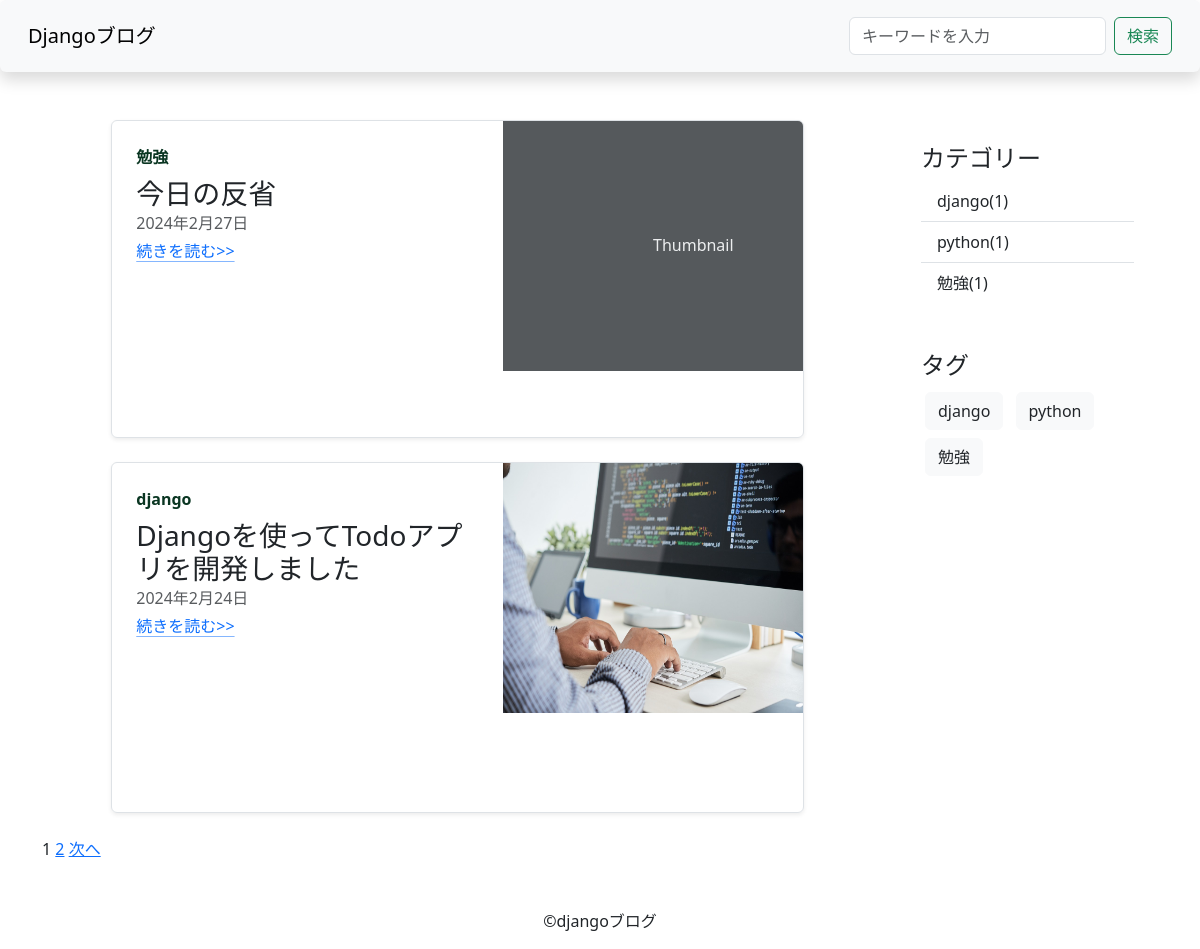
The page / on the database its author committed.
### blog/models.py (models this page shows, shortened)
class Post(models.Model):
    title=models.CharField(verbose_name='タイトル',max_length=200)
    content=MarkdownxField('本文',blank=True)
    created_at=models.DateTimeField('作成日時',auto_now_add=True)
    updated_at=models.DateTimeField('更新日時',auto_now=True)
    is_published=models.BooleanField('公開設定',default=False)
    image=models.ImageField(verbose_name='画像',upload_to='upload' , null=True , blank = True)
    class Meta:
         verbose_name="記事"
         verbose_name_plural="記事"
    category=models.ForeignKey(Category,verbose_name="カテゴリー",on_delete=models.PROTECT,null=True,blank=True)
    tags=models.ManyToManyField(Tag,verbose_name="タグ",blank=True)
    def convert_markdown_to_html(self):
         return markdownify(self.content)

class Category(models.Model):
    name=models.CharField(verbose_name="カテゴリ",max_length=255)
    slug=models.SlugField(verbose_name="URL",unique=True)
    def __str__(self) -> str:
        return self.name
    class Meta:
         verbose_name="カテゴリー"
         verbose_name_plural="カテゴリー"

class Tag(models.Model):
    name=models.CharField(verbose_name="タグ",max_length=255)
    slug=models.SlugField(verbose_name="URL",unique=True)
    class Meta:
         verbose_name="タグ"
         verbose_name_plural="タグ"

### blog/views.py (the view)
# urls.py: path('' ,PostListView.as_view(),name="post-list"),
class PostListView(ListView):
    model=Post
    template_name="blog/post_list.html"
    paginate_by=3
    def get_queryset(self):
        posts=super().get_queryset()
        return posts.order_by("-updated_at")

### blog/context_processors.py (called while the page is built)
def common(request):
    context={
        "categories":Category.objects.annotate(count=Count("post",Q(post__is_published=True))),
        "tags":Tag.objects.all()
    }
    return context

### blog/templatetags/blog.py (called while the page is built)
@register.simple_tag
def replace(request,key,value):
    url_dict = request.GET
    print(url_dict)
    url_dict = request.GET.copy()
    url_dict [key] =value
    return url_dict.urlencode()

### blog/templates/blog/post_list.html (shortened to what this page needs)
{% extends "base.html" %}
{% block content %}
    <div class="row">
        <div class="col-9">
            <div class="col-md-10 mx-auto">
                    {% for post in post_list %}
                        {% if post.is_published or user.is_authenticated %}
                        <div class="row g-0 border rounded overflow-hidden flex-md-row mb-4 shadow-sm h-md-250 position-relative">
                            <div class="col p-4 d-flex flex-column position-static">
                              <strong class="d-inline-block mb-2 text-success-emphasis">
                                     {{post.category}}
                              </strong>
                              <h3 class="mb-0">{{post.title}}</h3>
                              <div class="mb-1 text-body-secondary">{{post.updated_at | date}}</div>
                              <a class="icon-link gap-1 icon-link-hover stretched-link" href="{% url 'post-detail' post.pk %}" class="">続きを読む>></a>
                                <svg class="bi"><use xlink:href="#chevron-right"/></svg>
                            </div>
                            <div class="col-auto d-none d-lg-block">
                                {% if post.image %}
                                     <img src="{{post.image.url}}" alt="{{post.title}}" width="300" height="250">
                                {% else %}
                                    <svg class="bd-placeholder-img" width="300" height="250" xmlns="http://www.w3.org/2000/svg" role="img" aria-label="Placeholder: Thumbnail" preserveAspectRatio="xMidYMid slice" focusable="false"><title>Placeholder</title><rect width="100%" height="100%" fill="#55595c"/><text x="50%" y="50%" fill="#eceeef" dy=".3em">Thumbnail</text></svg>
                                {% endif %}
                            </div>
                          </div>
                        {% endif %}
                    {% endfor %}
            </div>
            {% include "blog/snippets/pagination.html" %}
        </div>
        <div class="col-3">
                {% include "blog/snippets/sidebar.html" %}
        </div>
   </div>
{% endblock content %}

### templates/base.html (shortened to what this page needs)
{%  load static %}
<!doctype html>
<html lang="ja">
  <head>
    <link href="https://cdn.jsdelivr.net/npm/bootstrap@5.3.0/dist/css/bootstrap.min.css" rel="stylesheet">
    <link rel="stylesheet" href="https://cdnjs.cloudflare.com/ajax/libs/font-awesome/6.5.1/css/all.min.css" />
    <link href="{% static 'blog/css/style.css' %}" rel="stylesheet">
  </head>
  <body>
        {% include 'blog/snippets/navbar.html' %}
    <div class="container">
        {% block content %}
        {% endblock content %}
    </div>
    {% include 'blog/snippets/footer.html' %}
  </body>
</html>

### blog/templates/blog/snippets/navbar.html (shortened to what this page needs)
<nav class="navbar navbar-expand-lg bg-body-tertiary shadow p-3 mb-5 bg-body-tertiary rounded">
    <div class="container-fluid">
      <a class="navbar-brand" href="{% url 'post-list' %}">Djangoブログ</a>
        <form action="{% url 'search-post-list' %}" method="GET" class="d-flex" >
          <input class="form-control me-2" type="text" name="query" value="{{query}}" placeholder="キーワードを入力" aria-label="検索">
          <input type="submit" class="btn btn-outline-success" value="検索">
        </form>
    </div>
  </nav>

### blog/templates/blog/snippets/pagination.html (shortened to what this page needs)
{% load blog %}
{% for num in page_obj.paginator.page_range %}
    {% if page_obj.number == num %}
        <span>{{num}}</span>
    {% else %}
        <a href="?{% replace request 'page' num %}" class="">{{num}}</a>
    {% endif %}
{% endfor %}
{% if page_obj.has_next %}
    <a href="?{% replace request 'page' page_obj.next_page_number %}" class="">次へ</a>
{% endif %}

### blog/templates/blog/snippets/sidebar.html
<div class="p-4 ">
    <h4>カテゴリー</h4>
    <ul class="list-group list-group-flush">
        {% for category in categories %}
            {% if category.count > 0 %}
                <li class="list-group-item ">
                    <a href="{% url 'category-post-detail' category.slug %}" class="category">
                    {{category.name}}({{category.count}})
                    </a>
                </li>
            {% endif %}
        {% endfor %}
    </ul>
</div>
<div class="p-4">
    <h4>タグ</h4>
    {% for tag in tags %}
        <a href="{% url 'tag-post-detail' tag.slug %}" class="btn btn-light text-dark m-1">{{tag.name}}</a>
    {% endfor %}

### blog/templates/blog/snippets/footer.html
<footer class="mt-5">
    <p><span lang="en">©</span>djangoブログ</p>
</footer>

### blog/static/blog/css/style.css (style rules this page uses)
.category { color:#212529; text-decoration: none; }
footer { text-align: center; }

### rows shown on the page
Post: category "勉強", title "今日の反省", updated_at "2024年2月27日", image "Thumbnail"
Post: category "django", title "Djangoを使ってTodoアプリを開発しました", updated_at "2024年2月24日", image (picture)
Category: name "django", count "1"
Category: name "python", count "1"
Category: name "勉強", count "1"
Tag: name "django"
Tag: name "python"
Tag: name "勉強"

### other values the page prints
{{ num }} "1"
{{ num }} "2"
